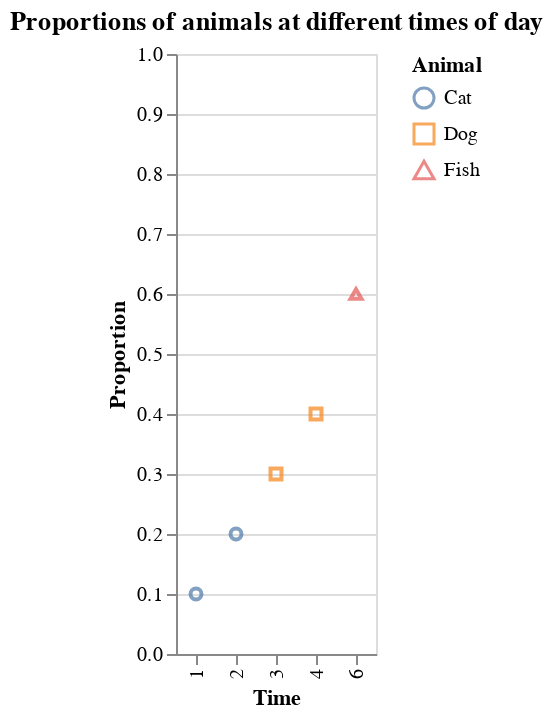

The notebook cell saved with this chart:
### Markdown cell above
You can use the `color` parameter to show different groups on your visualization. Often, Altair will have functions corresponding to individual parameters that let you define options more specifically (e.g., `alt.X()` and `alt.Y()` for the `x` and `y` parameters of the `encode()` method). You can use the `properties` and `configure` methods of charts to make further specifications, and adding the `interactive()` method at the end makes the chart display interactively.

### Code cell
alt.Chart(df3).mark_point().encode(
    x = alt.X(field='B', type = "ordinal", title = 'Time'),
    y = alt.Y(
        field = 'C', 
        type='quantitative', 
        title = 'Proportion', 
        # range of y axis
        scale = alt.Scale(domain=[0, 1]),
    ),
    # pop up text when you hover over
    tooltip = [
        alt.Tooltip('C'), 
        alt.Tooltip('A')
    ],
    color= alt.Color(field='A', title = 'Animal', type='nominal'),
    shape = 'A'
).properties(
    title = ("Proportions of animals at different times of day (????)")
).interactive()

### Figure 1 — Vega-Lite specification as saved in the notebook (floating-point values rounded to 4 significant figures)
{"config": {"view": {"continuousWidth": 400, "continuousHeight": 300}}, "data": {"name": "data-9f0c1730257ba8612455ef6a84d77b88"}, "mark": "point", "encoding": {"color": {"field": "A", "title": "Animal", "type": "nominal"}, "shape": {"field": "A", "type": "nominal"}, "tooltip": [{"field": "C", "type": "quantitative"}, {"field": "A", "type": "nominal"}], "x": {"field": "B", "title": "Time", "type": "ordinal"}, "y": {"field": "C", "scale": {"domain": [0, 1]}, "title": "Proportion", "type": "quantitative"}}, "selection": {"selector002": {"type": "interval", "bind": "scales", "encodings": ["x", "y"]}}, "title": "Proportions of animals at different times of day", "$schema": "https://vega.github.io/schema/vega-lite/v4.17.0.json", "datasets": {"data-9f0c1730257ba8612455ef6a84d77b88": [{"A": "Cat", "B": 1, "C": 0.1}, {"A": "Cat", "B": 2, "C": 0.2}, {"A": "Dog", "B": 3, "C": 0.3}, {"A": "Dog", "B": 4, "C": 0.4}, {"A": "Fish", "B": 6, "C": 0.6}]}}
